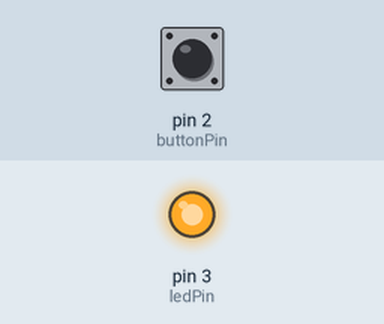
This sketch was run on a simulated Arduino Uno, built with avr-gcc and run on an emulated ATmega328P. Parts: output pins drawn as LEDs (lit = HIGH). The inputs (shaded band) are chosen by the test bench; at power-on: pin 2 (buttonPin) HIGH.

Above: at 1.2 s.
1.3 s: pin 2 (buttonPin) pulled LOW for 0.15 s
At 2.1 s:
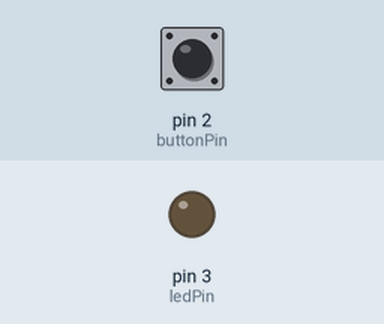
2.9 s: pin 2 (buttonPin) pulled LOW for 1 s
At 3.3 s:
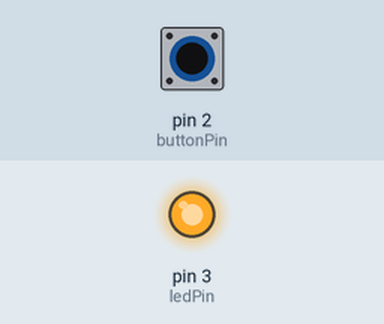
5.4 s: pin 2 (buttonPin) pulled LOW for 3.2 s
At 6.5 s:
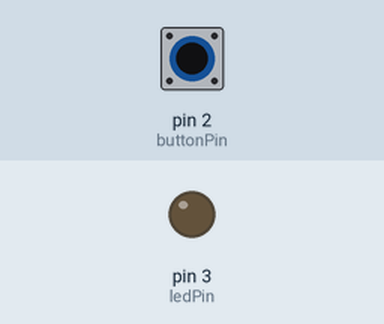
Timing chart, 0 to 8.4 s (numbered marks = the images above; inputs shaded):
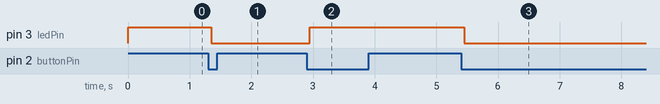

The sketch:

h022.ino
```cpp
const int buttonPin = 2;
const int ledPin = 3;

int ledState = HIGH;
int buttonState= HIGH;
int lastButtonState = LOW;

unsigned long lastDebounceTime = 0;
unsigned long debounceDelay = 50;

void setup() {
  pinMode(buttonPin, INPUT_PULLUP);
  pinMode(ledPin, OUTPUT);
  digitalWrite(ledPin, ledState);
}

void loop() {
  int reading = digitalRead(buttonPin);

  if (reading != lastButtonState) {
    lastDebounceTime = millis();
  }

  if ((millis() - lastDebounceTime) > debounceDelay) {
    if (reading != buttonState) {
      buttonState = reading;
      if (buttonState == LOW) {
        ledState = !ledState;
      }
    }
  }

  digitalWrite(ledPin, ledState);
  lastButtonState = reading;
}
```

Measured:
- after the input at 1.3 s, pin 3 (ledPin): HIGH → LOW after 0.05 s
- after the input at 2.9 s, pin 3 (ledPin): LOW → HIGH after 0.05 s
- after the input at 5.4 s, pin 3 (ledPin): HIGH → LOW after 0.05 s
